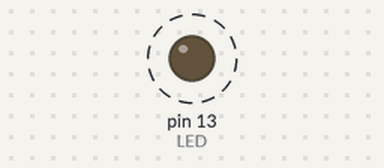
Recording of a sketch running on a simulated Arduino Uno, built with avr-gcc and run on an emulated ATmega328P. Shown: output pins drawn as LEDs (lit = HIGH). Dashed ring = blinking.

Above: at 0.5 s.
Timing chart, 0 to 4.6 s (numbered marks = the images above):
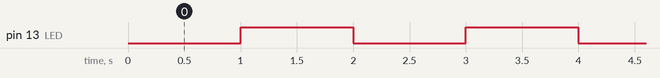

The sketch:

Blink.ino
```cpp
/*
 *  Blink
 *
 * Turns an LED on for one second, then off for one second, repeatedly.
 */

#define LED 13

// the setup function runs once when you press reset or power the board
void setup() {
  pinMode(LED_BUILTIN, OUTPUT); // initialize digital pin LED_BUILTIN as an output.
  pinMode(LED, OUTPUT);         // digital pin 13 as an output.
}

// the loop function runs over and over again forever
void loop() {
  digitalWrite(LED_BUILTIN, HIGH);
  digitalWrite(LED, LOW);
  delay(1000);
  digitalWrite(LED_BUILTIN, LOW);
  digitalWrite(LED, HIGH);
  delay(1000);
}
```

Measured:
- by itself, pin 13 (LED): alternates HIGH for 1.0 s and LOW for 1.0 s
